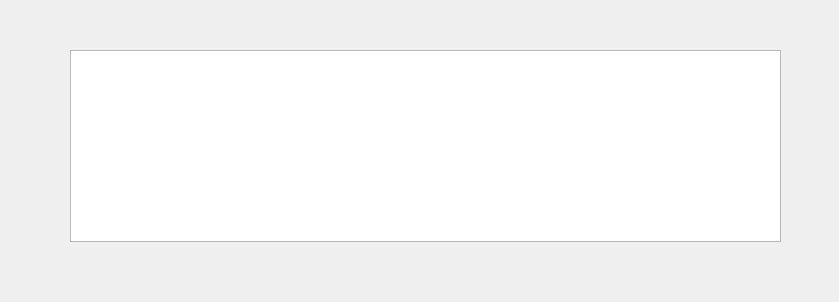
<?xml version="1.0" encoding="UTF-8"?>
<ui version="4.0">
 <class>Form</class>
 <widget class="QWidget" name="Form">
  <property name="geometry">
   <rect>
    <x>0</x>
    <y>0</y>
    <width>839</width>
    <height>302</height>
   </rect>
  </property>
  <property name="windowTitle">
   <string>Form</string>
  </property>
  <widget class="QTableWidget" name="tableWidget">
   <property name="geometry">
    <rect>
     <x>70</x>
     <y>50</y>
     <width>711</width>
     <height>192</height>
    </rect>
   </property>
  </widget>
 </widget>
 <resources/>
 <connections/>
</ui>
